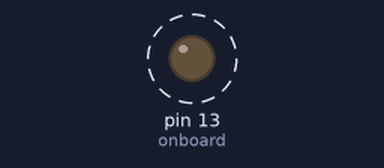
Bench run of a sketch on a simulated Arduino Uno, built with avr-gcc and run on an emulated ATmega328P. Shown: output pins drawn as LEDs (lit = HIGH). Dashed ring = blinking.

Above: at 0.15 s.
Timing chart, 0 to 3.0 s (numbered marks = the images above):
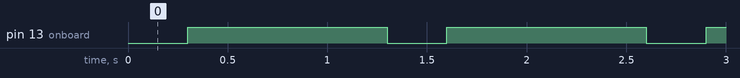

Measured:
- by itself, pin 13 (onboard): alternates HIGH for 1.0 s and LOW for 0.30 s

The sketch:

src.ino
```cpp
#define onboard 13

void setup()
{
  pinMode(onboard, OUTPUT);
}

void loop()
{
  digitalWrite(onboard, 0);
  delay(300);
  digitalWrite(onboard, 1);
  delay(1000);
}
```
